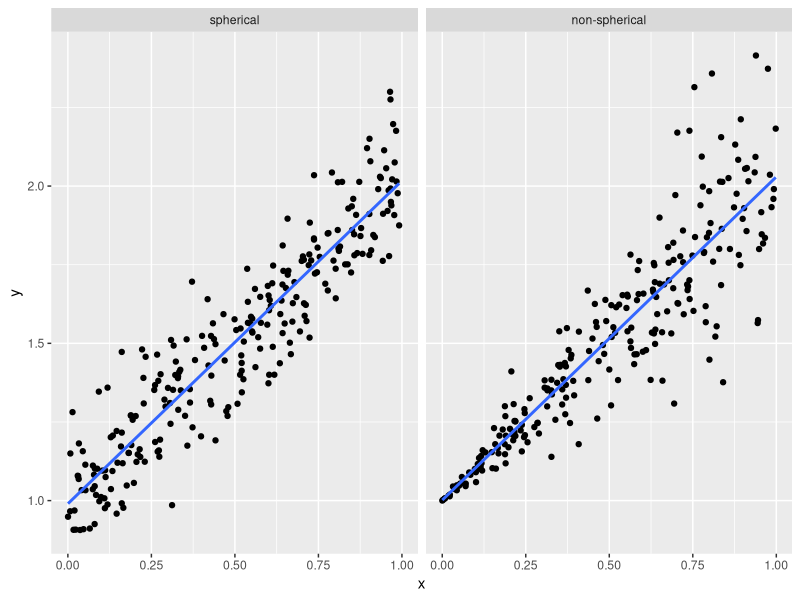

The R script that drew this image:
## ---- chunk 1
library("tidyverse")
set.seed(17)
n_obs <- 500
data_sphere <- data_frame(
  x = runif(n_obs),
  type = rbinom(n_obs, 1, 0.5),
  y = 1 + x + rnorm(n_obs,
                    sd = ifelse(type == 0, 0.125, 0.25 * abs(x)))
)
ggplot(data_sphere, aes(x = x, y = y)) +
  geom_point() +
  geom_smooth(method = "lm", se = FALSE) +
  facet_wrap(~ factor(type, levels = 0:1, labels = c("spherical", "non-spherical")))
